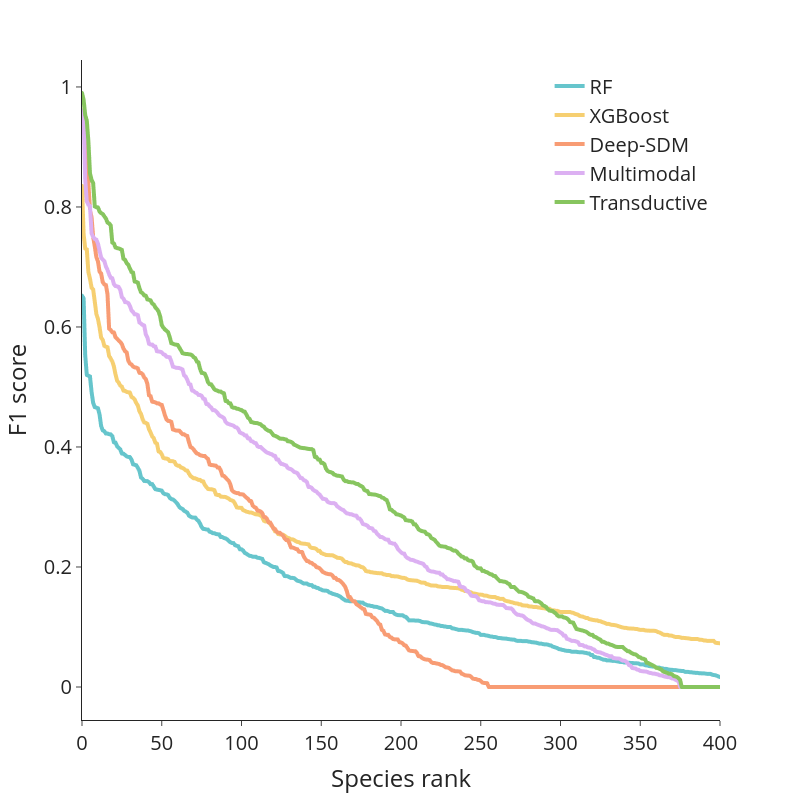

This figure's notebook cell:
### Code cell
import plotly.express as px

fig = px.line(data[data['x'] <= 400], x='x', y='F1', color='model', template = 'simple_white',
           width = 800, height=800,
           color_discrete_sequence = px.colors.qualitative.Pastel)

fig.update_layout(
    xaxis_title='Species rank',
    yaxis_title='F1 score',
    font=dict(size=20),
    legend_title_text='',
    legend=dict(yanchor="top",
                y=0.99,
                xanchor="right",
                x=0.99)
)

fig.update_traces(line={'width': 4})

### Figure 1 — Plotly figure (JSON) as saved in the notebook; plotly's stock layout.template omitted (floating-point values rounded to 4 significant figures; data arrays with more than 128 entries replaced by an {"elided": "..."} marker saying what was removed)
{"data": [{"hovertemplate": "model=RF<br>x=%{x}<br>F1=%{y}<extra></extra>", "legendgroup": "RF", "line": {"color": "rgb(102, 197, 204)", "dash": "solid", "width": 4}, "marker": {"symbol": "circle"}, "mode": "lines", "name": "RF", "showlegend": true, "type": "scattergl", "x": {"elided": "401 int values"}, "xaxis": "x", "y": {"elided": "401 float values"}, "yaxis": "y"}, {"hovertemplate": "model=XGBoost<br>x=%{x}<br>F1=%{y}<extra></extra>", "legendgroup": "XGBoost", "line": {"color": "rgb(246, 207, 113)", "dash": "solid", "width": 4}, "marker": {"symbol": "circle"}, "mode": "lines", "name": "XGBoost", "showlegend": true, "type": "scattergl", "x": {"elided": "401 int values"}, "xaxis": "x", "y": {"elided": "401 float values"}, "yaxis": "y"}, {"hovertemplate": "model=Deep-SDM<br>x=%{x}<br>F1=%{y}<extra></extra>", "legendgroup": "Deep-SDM", "line": {"color": "rgb(248, 156, 116)", "dash": "solid", "width": 4}, "marker": {"symbol": "circle"}, "mode": "lines", "name": "Deep-SDM", "showlegend": true, "type": "scattergl", "x": {"elided": "401 int values"}, "xaxis": "x", "y": {"elided": "401 float values"}, "yaxis": "y"}, {"hovertemplate": "model=Multimodal<br>x=%{x}<br>F1=%{y}<extra></extra>", "legendgroup": "Multimodal", "line": {"color": "rgb(220, 176, 242)", "dash": "solid", "width": 4}, "marker": {"symbol": "circle"}, "mode": "lines", "name": "Multimodal", "showlegend": true, "type": "scattergl", "x": {"elided": "401 int values"}, "xaxis": "x", "y": {"elided": "401 float values"}, "yaxis": "y"}, {"hovertemplate": "model=Transductive<br>x=%{x}<br>F1=%{y}<extra></extra>", "legendgroup": "Transductive", "line": {"color": "rgb(135, 197, 95)", "dash": "solid", "width": 4}, "marker": {"symbol": "circle"}, "mode": "lines", "name": "Transductive", "showlegend": true, "type": "scattergl", "x": {"elided": "401 int values"}, "xaxis": "x", "y": {"elided": "401 float values"}, "yaxis": "y"}], "layout": {"font": {"size": 20}, "height": 800, "legend": {"title": {"text": ""}, "tracegroupgap": 0, "x": 0.99, "xanchor": "right", "y": 0.99, "yanchor": "top"}, "margin": {"t": 60}, "width": 800, "xaxis": {"anchor": "y", "domain": [0, 1], "title": {"text": "Species rank"}}, "yaxis": {"anchor": "x", "domain": [0, 1], "title": {"text": "F1 score"}}}}
